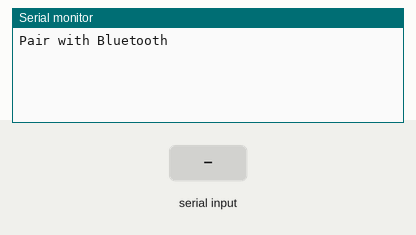
Simulated run of this sketch. Board: Arduino Uno, built with avr-gcc and run on an emulated ATmega328P. Parts: the last lines printed to the serial monitor. The inputs (shaded band) are chosen by the test bench.

Above: at 1.2 s.
1.3 s: "1" received over the second serial link
At 2.3 s:
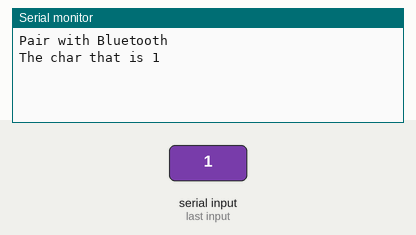
2.8 s: "0" received over the second serial link
At 3.4 s:
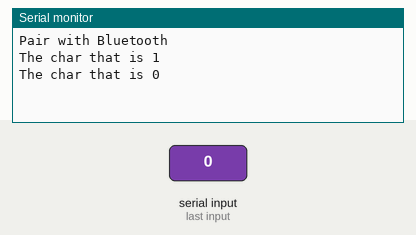
4.3 s: "2" received over the second serial link
At 5.7 s:
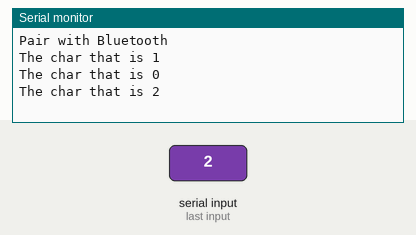

The sketch:

Bluetooth_check.ino
```cpp
#include <SoftwareSerial.h>

//create serial object with the values of Tx and Rx pin
SoftwareSerial bluetooth(12,13);
void setup()
{
  // put your setup code here, to run once:
  bluetooth.begin(9600);   //begin the communication between Bluetooth module and Arduino with baud rate 9600
  Serial.begin(9600);      //begin the serial communication with baud rate 9600
  Serial.println("Pair with Bluetooth");
}

void loop()
{
  // put your main code here, to run repeatedly:
  if (bluetooth.available()) {   //checks if the Bluetooth is available or not
    char bt = bluetooth.read();  //reads the data from bluetooth and stores in "bt"
    Serial.println("The char that is "+ String(bt));
  }
}
```

Measured:
- after the input at 1.3 s, the serial monitor: prints a new line at once (image 1)
- after the input at 2.8 s, the serial monitor: prints a new line at once (image 2)
- after the input at 4.3 s, the serial monitor: prints a new line at once (image 3)
